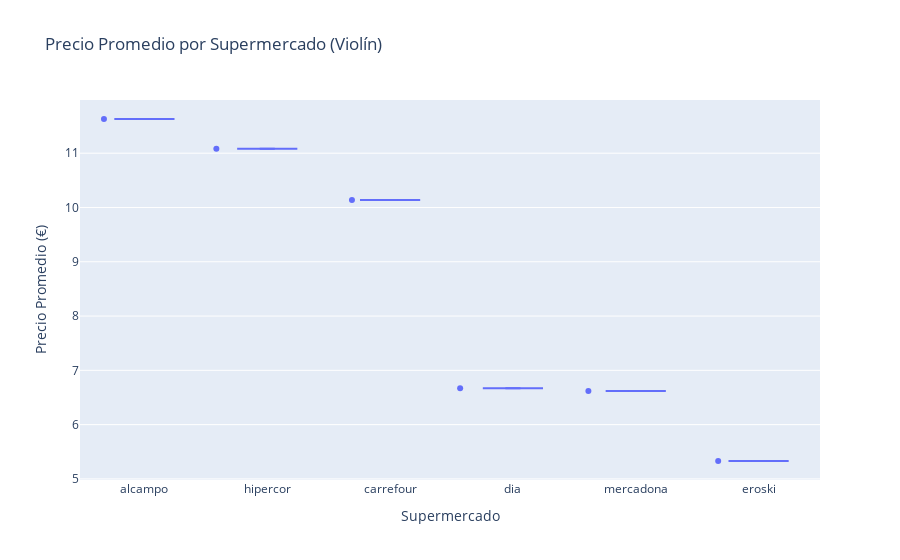

The code cell stored with this chart in its notebook:
### Markdown cell above
### Violin

### Code cell
fig_violin = px.violin(consulta2, y='precio_promedio', x='supermercado',
                       title='Precio Promedio por Supermercado (Violín)',
                       box=True, points="all",
                       labels={'supermercado': 'Supermercado', 'precio_promedio': 'Precio Promedio (€)'})
fig_violin.show()

### Figure 1 — Plotly figure (JSON) as saved in the notebook; plotly's stock layout.template omitted (floating-point values rounded to 4 significant figures)
{"data": [{"alignmentgroup": "True", "box": {"visible": true}, "hovertemplate": "Supermercado=%{x}<br>Precio Promedio (€)=%{y}<extra></extra>", "legendgroup": "", "marker": {"color": "#636efa"}, "name": "", "offsetgroup": "", "orientation": "v", "points": "all", "scalegroup": "True", "showlegend": false, "type": "violin", "x": ["alcampo", "hipercor", "carrefour", "dia", "mercadona", "eroski"], "x0": " ", "xaxis": "x", "y": [11.63, 11.08, 10.14, 6.67, 6.62, 5.33], "y0": " ", "yaxis": "y"}], "layout": {"legend": {"tracegroupgap": 0}, "title": {"text": "Precio Promedio por Supermercado (Violín)"}, "violinmode": "group", "xaxis": {"anchor": "y", "domain": [0, 1], "title": {"text": "Supermercado"}}, "yaxis": {"anchor": "x", "domain": [0, 1], "title": {"text": "Precio Promedio (€)"}}}}
